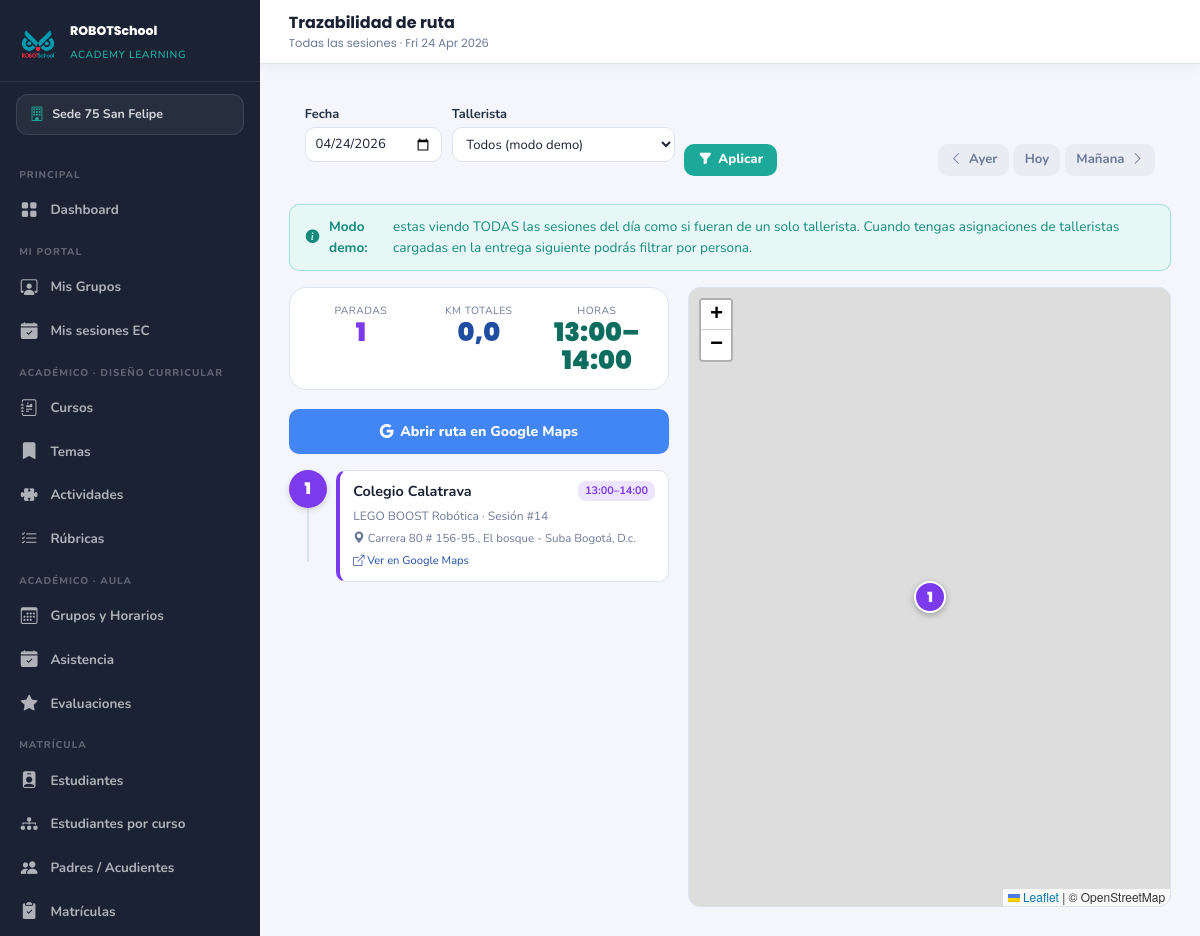
The app's page /modulos/extracurriculares/rutas/index.php?fecha=2026-04-24&tallerista=0 (signed in) with its own data.
### tables this page shows
CREATE TABLE `sedes` (
  `id` int(10) UNSIGNED NOT NULL,
  `nombre` varchar(100) NOT NULL,
  `ciudad` varchar(80) NOT NULL,
  `direccion` varchar(150) NOT NULL,
  `telefono` varchar(20) DEFAULT NULL,
  `email` varchar(100) DEFAULT NULL,
  `activa` tinyint(1) NOT NULL DEFAULT 1,
  `created_at` datetime NOT NULL DEFAULT current_timestamp()
);

CREATE TABLE `ec_sesiones` (
  `id` int(10) UNSIGNED NOT NULL,
  `programa_id` int(10) UNSIGNED NOT NULL,
  `numero_sesion` int(10) UNSIGNED NOT NULL COMMENT 'Secuencia 1 2 3 ... en el programa',
  `fecha` date NOT NULL,
  `hora_inicio` time NOT NULL,
  `hora_fin` time NOT NULL,
  `tema_planeado` varchar(200) DEFAULT NULL,
  `estado` enum('programada','dictada','fallida_justificada','fallida_no_justificada','recuperada','cancelada') NOT NULL DEFAULT 'programada',
  `motivo_falla` varchar(255) DEFAULT NULL,
  `sesion_original_id` int(10) UNSIGNED DEFAULT NULL COMMENT 'Si es recuperacion referencia la sesion fallida',
  `observaciones` text DEFAULT NULL,
  `registrado_por` int(10) UNSIGNED DEFAULT NULL COMMENT 'Tallerista que cerro la sesion',
  `created_at` datetime NOT NULL DEFAULT current_timestamp(),
  `updated_at` datetime NOT NULL DEFAULT current_timestamp() ON UPDATE current_timestamp()
);

CREATE TABLE `ec_clientes` (
  `id` int(10) UNSIGNED NOT NULL,
  `tipo` enum('colegio','empresa','institucion','otro') NOT NULL DEFAULT 'colegio',
  `nombre` varchar(200) NOT NULL,
  `nit` varchar(30) DEFAULT NULL COMMENT 'NIT o identificacion fiscal',
  `razon_social` varchar(200) DEFAULT NULL COMMENT 'Si difiere del nombre comercial',
  `ciudad` varchar(100) DEFAULT NULL,
  `direccion` varchar(250) DEFAULT NULL,
  `barrio` varchar(100) DEFAULT NULL,
  `latitud` decimal(10,7) DEFAULT NULL,
  `longitud` decimal(10,7) DEFAULT NULL,
  `telefono` varchar(30) DEFAULT NULL,
  `email` varchar(150) DEFAULT NULL,
  `sitio_web` varchar(200) DEFAULT NULL,
  `logo` varchar(255) DEFAULT NULL COMMENT 'Ruta en /uploads/ec_clientes/',
  `contacto_nombre` varchar(150) DEFAULT NULL COMMENT 'Contacto principal rectoria coordinacion',
  `contacto_cargo` varchar(100) DEFAULT NULL,
  `contacto_telefono` varchar(30) DEFAULT NULL,
  `contacto_email` varchar(150) DEFAULT NULL,
  `notas` text DEFAULT NULL,
  `activo` tinyint(1) NOT NULL DEFAULT 1,
  `created_at` datetime NOT NULL DEFAULT current_timestamp(),
  `updated_at` datetime NOT NULL DEFAULT current_timestamp() ON UPDATE current_timestamp()
);

CREATE TABLE `ec_programas` (
  `id` int(10) UNSIGNED NOT NULL,
  `contrato_id` int(10) UNSIGNED NOT NULL,
  `curso_id` int(10) UNSIGNED DEFAULT NULL COMMENT 'FK a cursos RSAL contenido pedagogico reutilizado',
  `nombre` varchar(200) NOT NULL COMMENT 'Ej LEGO SPIKE 3ero y 4to',
  `equipos_kit` varchar(200) DEFAULT NULL COMMENT 'Ej LEGO SPIKE Prime Arduino UNO',
  `grado_desde` varchar(30) DEFAULT NULL COMMENT 'Ej 3o 1ro bachillerato',
  `grado_hasta` varchar(30) DEFAULT NULL,
  `edad_min` tinyint(3) UNSIGNED DEFAULT NULL,
  `edad_max` tinyint(3) UNSIGNED DEFAULT NULL,
  `cantidad_ninos` int(10) UNSIGNED NOT NULL DEFAULT 0 COMMENT 'Numero aproximado de estudiantes',
  `minimo_ninos` int(10) UNSIGNED NOT NULL DEFAULT 10 COMMENT 'Minimo viable bajo este numero se alerta pero no se bloquea',
  `dia_semana` enum('lunes','martes','miercoles','jueves','viernes','sabado','domingo') NOT NULL,
  `hora_inicio` time NOT NULL,
  `hora_fin` time NOT NULL,
  `total_sesiones` int(10) UNSIGNED NOT NULL DEFAULT 4 COMMENT 'Fijo en 4 por paquete 1 sesion semanal',
  `valor_por_nino` decimal(10,2) NOT NULL DEFAULT 120000.00 COMMENT 'Tarifa por nino paquete de 4 sesiones',
  `color` varchar(7) DEFAULT '#7c3aed' COMMENT 'Color para calendario visual',
  `estado` enum('planeado','en_curso','finalizado','suspendido') NOT NULL DEFAULT 'planeado',
  `observaciones` text DEFAULT NULL,
  `created_at` datetime NOT NULL DEFAULT current_timestamp(),
  `updated_at` datetime NOT NULL DEFAULT current_timestamp() ON UPDATE current_timestamp()
);

### modulos/extracurriculares/rutas/index.php (the view, shortened to what the rows shown need)
<?php
require_once __DIR__ . '/../../../config/config.php';
require_once ROOT . '/config/auth.php';
$fecha              = $_GET['fecha']      ?? date('Y-m-d');
$tallerista_id      = (int)($_GET['tallerista'] ?? 0);
if ($tallerista_id) {
    $sql = "SELECT s.id AS sesion_id, s.fecha, s.hora_inicio, s.hora_fin, s.numero_sesion, s.estado,
                   p.nombre AS programa_nombre, p.color AS programa_color,
                   cl.id AS cliente_id, cl.nombre AS cliente_nombre, cl.direccion, cl.ciudad, cl.barrio,
                   cl.latitud, cl.longitud
            FROM ec_sesiones s
            JOIN ec_programas p ON p.id = s.programa_id
            JOIN ec_contratos ct ON ct.id = p.contrato_id
            JOIN ec_clientes cl ON cl.id = ct.cliente_id
            JOIN ec_asignaciones a ON a.sesion_id = s.id
            WHERE s.fecha = ? AND a.tallerista_id = ?
            ORDER BY s.hora_inicio";
    $st = $pdo->prepare($sql);
    $st->execute([$fecha, $tallerista_id]);
    $modo_demo = false;
} else {
    $sql = "SELECT s.id AS sesion_id, s.fecha, s.hora_inicio, s.hora_fin, s.numero_sesion, s.estado,
                   p.nombre AS programa_nombre, p.color AS programa_color,
                   cl.id AS cliente_id, cl.nombre AS cliente_nombre, cl.direccion, cl.ciudad, cl.barrio,
                   cl.latitud, cl.longitud
            FROM ec_sesiones s
            JOIN ec_programas p ON p.id = s.programa_id
            JOIN ec_contratos ct ON ct.id = p.contrato_id
            JOIN ec_clientes cl ON cl.id = ct.cliente_id
            WHERE s.fecha = ?
            ORDER BY s.hora_inicio";
    $st = $pdo->prepare($sql);
    $st->execute([$fecha]);
}
$paradas = $st->fetchAll();
$stops_with_km = [];
for ($i = 0; $i < count($paradas); $i++) {
    $p = $paradas[$i];
    $km_prev = null;
    $p['km_desde_anterior'] = $km_prev;
    $stops_with_km[] = $p;
}
require_once ROOT . '/includes/head.php';
require_once ROOT . '/includes/sidebar.php';
?>
<link rel="stylesheet" href="https://unpkg.com/leaflet@1.9.4/dist/leaflet.css"/>
<main class="main-content">
  <?php if (empty($paradas)): ?>
    <div class="empty-state">
      <i class="bi bi-geo-alt"></i>
      <h3>No hay sesiones este d&iacute;a</h3>
      <p>Selecciona otra fecha o genera sesiones en los programas de extracurriculares.</p>
    </div>
  <?php else: ?>
    <div style="display:grid;grid-template-columns:380px 1fr;gap:1.2rem;align-items:start;">
      <div>
        <div class="card-rsal" style="padding:.9rem 1rem;">
          <div style="display:grid;grid-template-columns:1fr 1fr 1fr;gap:.5rem;">
            <div style="text-align:center;">
              <div style="font-size:.65rem;color:var(--muted);text-transform:uppercase;letter-spacing:.5px;">Horas</div>
              <div style="font-family:'Poppins',sans-serif;font-size:1.6rem;font-weight:900;color:#0d6e5f;line-height:1.1;">
                <?php
                  if (count($paradas) > 0) {
                    $ini = substr($paradas[0]['hora_inicio'], 0, 5);
                    $fin = substr(end($paradas)['hora_fin'], 0, 5);
                    echo h($ini) . '&ndash;' . h($fin);
                  } else { echo '&mdash;'; }
                ?>
              </div>
            </div>
          </div>
        </div>
        <div style="display:grid;gap:.5rem;position:relative;">
          <?php foreach ($stops_with_km as $i => $p):
            $color_prog = $p['programa_color'] ?: '#7c3aed';
            $num = $i + 1;
          ?>
            <div style="display:grid;grid-template-columns:38px 1fr;gap:.6rem;align-items:flex-start;position:relative;z-index:1;">
              <div style="width:38px;height:38px;border-radius:50%;background:<?= h($color_prog) ?>;color:#fff;font-family:'Poppins',sans-serif;font-weight:900;font-size:1rem;display:flex;align-items:center;justify-content:center;box-shadow:0 2px 6px rgba(0,0,0,.15);">
                <?= $num ?>
              </div>
              <div style="background:#fff;border:1px solid var(--border);border-left:4px solid <?= h($color_prog) ?>;border-radius:10px;padding:.6rem .8rem;">
                <div style="display:flex;justify-content:space-between;align-items:flex-start;gap:.4rem;margin-bottom:.3rem;">
                  <div style="font-weight:700;color:var(--dark);font-size:.9rem;"><?= h($p['cliente_nombre']) ?></div>
                  <span style="background:<?= h($color_prog) ?>22;color:<?= h($color_prog) ?>;font-size:.68rem;font-weight:700;padding:2px 7px;border-radius:8px;white-space:nowrap;"><?= substr($p['hora_inicio'],0,5) ?>&ndash;<?= substr($p['hora_fin'],0,5) ?></span>
                </div>
                <div style="font-size:.75rem;color:var(--muted);">
                  <?= h($p['programa_nombre']) ?> &middot; Sesi&oacute;n #<?= (int)$p['numero_sesion'] ?>
                </div>
                <?php if ($p['direccion']): ?>
                  <div style="font-size:.72rem;color:var(--muted);margin-top:.3rem;">
                    <i class="bi bi-geo-alt-fill"></i> <?= h(trim($p['direccion'] . ($p['barrio'] ? ', ' . $p['barrio'] : '') . ($p['ciudad'] ? ' ' . $p['ciudad'] : ''))) ?>
                  </div>
                <?php endif; ?>
                <?php if ($p['latitud'] && $p['longitud']): ?>
                  <a href="https://www.google.com/maps/search/?api=1&query=<?= h($p['latitud']) ?>,<?= h($p['longitud']) ?>" target="_blank"
                     style="font-size:.7rem;color:#1E4DA1;text-decoration:none;margin-top:.2rem;display:inline-block;">
                    <i class="bi bi-box-arrow-up-right"></i> Ver en Google Maps
                  </a>
                <?php endif; ?>
              </div>
            </div>
          <?php endforeach; ?>
        </div>
      </div>
    </div>
  <?php endif; ?>
</main>
</body>
</html>

### includes/sidebar.php (shortened to what the rows shown need)
<?php
$rol_actual  = $_SESSION['usuario_rol'] ?? '';
$sedes_nav = $pdo->query("SELECT * FROM sedes WHERE activa = 1 ORDER BY nombre")->fetchAll();
$sede_nombre_activa = 'Todas las sedes';
if ($rol_actual !== 'admin_general' && !empty($_SESSION['sede_id'])) {
    foreach ($sedes_nav as $s) {
        if ($s['id'] == $_SESSION['sede_id']) { $sede_nombre_activa = $s['nombre']; break; }
    }
}
?>
<nav class="sidebar" id="sidebar">
  <div class="sede-selector">
    <i class="bi bi-building"></i>
    <span><?= h($sede_nombre_activa) ?></span>
  </div>
</nav>

### records on screen
sedes: nombre "Sede 75 San Felipe"
ec_sesiones: hora_inicio "13:00", hora_fin "14:00", num "1", ec_clientes.nombre "Colegio Calatrava", programa.nombre "LEGO BOOST Robótica", numero_sesion "14", ec_clientes.direccion+barrio+ciudad "Carrera 80 # 156-95., El bosque - Suba Bogotá, D.c."

### other values on screen
date('D d M Y', strtotime($fecha)) "Fri 24 Apr 2026"
count($paradas) "1"
$total_km "0,0"
